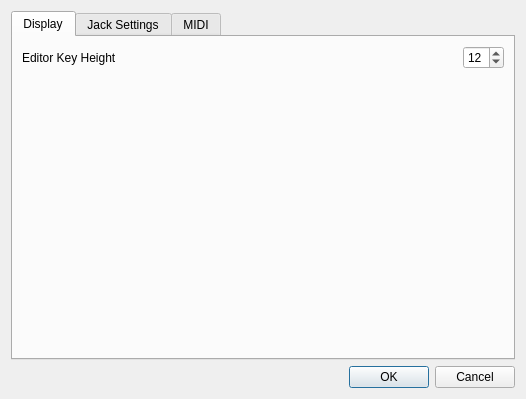
<?xml version="1.0" encoding="UTF-8"?>
<ui version="4.0">
 <class>qseditoptions</class>
 <widget class="QDialog" name="qseditoptions">
  <property name="geometry">
   <rect>
    <x>0</x>
    <y>0</y>
    <width>526</width>
    <height>399</height>
   </rect>
  </property>
  <property name="windowTitle">
   <string>Preferences</string>
  </property>
  <layout class="QVBoxLayout" name="verticalLayout">
   <item>
    <widget class="QTabWidget" name="tabWidget">
     <property name="currentIndex">
      <number>0</number>
     </property>
     <widget class="QWidget" name="tab_2">
      <attribute name="title">
       <string>Display</string>
      </attribute>
      <layout class="QVBoxLayout" name="verticalLayout_4">
       <item>
        <layout class="QHBoxLayout" name="horizontalLayout">
         <item>
          <widget class="QLabel" name="label">
           <property name="sizePolicy">
            <sizepolicy hsizetype="Expanding" vsizetype="Minimum">
             <horstretch>0</horstretch>
             <verstretch>0</verstretch>
            </sizepolicy>
           </property>
           <property name="text">
            <string>Editor Key Height</string>
           </property>
          </widget>
         </item>
         <item>
          <widget class="QSpinBox" name="spinKeyHeight">
           <property name="minimum">
            <number>7</number>
           </property>
           <property name="maximum">
            <number>17</number>
           </property>
           <property name="value">
            <number>12</number>
           </property>
          </widget>
         </item>
        </layout>
       </item>
       <item>
        <spacer name="verticalSpacer_2">
         <property name="orientation">
          <enum>Qt::Vertical</enum>
         </property>
         <property name="sizeHint" stdset="0">
          <size>
           <width>20</width>
           <height>40</height>
          </size>
         </property>
        </spacer>
       </item>
      </layout>
     </widget>
     <widget class="QWidget" name="tabJackSync">
      <attribute name="title">
       <string>Jack Settings</string>
      </attribute>
      <layout class="QVBoxLayout" name="verticalLayout_2">
       <item>
        <layout class="QGridLayout" name="gridLayout">
         <item row="0" column="0" colspan="2">
          <widget class="QCheckBox" name="chkJackTransport">
           <property name="text">
            <string>Enable Jack Transport</string>
           </property>
          </widget>
         </item>
         <item row="2" column="0" colspan="2">
          <widget class="QCheckBox" name="chkJackConditional">
           <property name="text">
            <string>Master Conditional</string>
           </property>
          </widget>
         </item>
         <item row="3" column="0">
          <widget class="QPushButton" name="btnJackConnect">
           <property name="text">
            <string>Connect</string>
           </property>
          </widget>
         </item>
         <item row="3" column="1">
          <widget class="QPushButton" name="btnJackDisconnect">
           <property name="text">
            <string>Disconnect</string>
           </property>
          </widget>
         </item>
         <item row="1" column="0" colspan="2">
          <widget class="QCheckBox" name="chkJackMaster">
           <property name="text">
            <string extracomment="Serve as jack transport master">Transport Master</string>
           </property>
          </widget>
         </item>
        </layout>
       </item>
      </layout>
     </widget>
     <widget class="QWidget" name="tab">
      <attribute name="title">
       <string>MIDI</string>
      </attribute>
      <layout class="QVBoxLayout" name="verticalLayout_3">
       <item>
        <widget class="QCheckBox" name="chkNoteResume">
         <property name="text">
          <string>Resume playback of notes on sequence toggle</string>
         </property>
        </widget>
       </item>
       <item>
        <spacer name="verticalSpacer">
         <property name="orientation">
          <enum>Qt::Vertical</enum>
         </property>
         <property name="sizeHint" stdset="0">
          <size>
           <width>20</width>
           <height>40</height>
          </size>
         </property>
        </spacer>
       </item>
      </layout>
     </widget>
    </widget>
   </item>
   <item>
    <widget class="QDialogButtonBox" name="buttonBox">
     <property name="standardButtons">
      <set>QDialogButtonBox::Cancel|QDialogButtonBox::Ok</set>
     </property>
    </widget>
   </item>
  </layout>
 </widget>
 <resources/>
 <connections/>
</ui>
